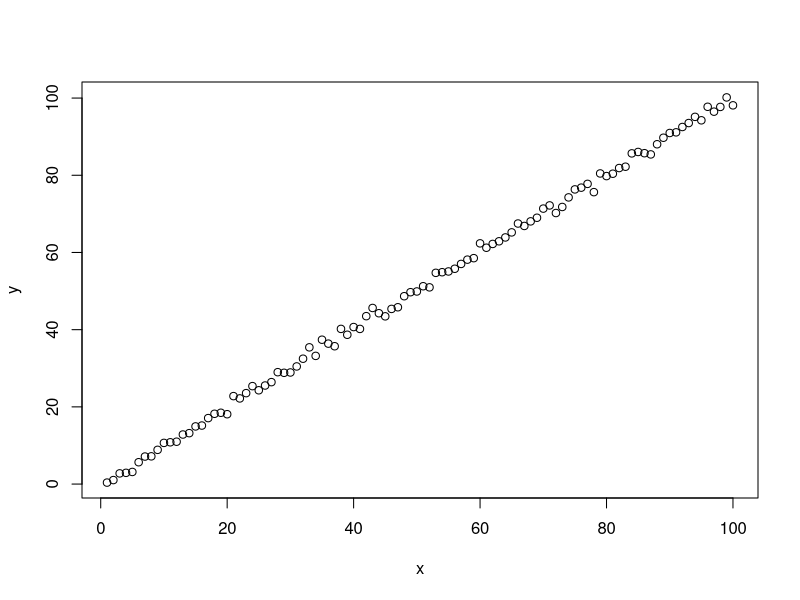
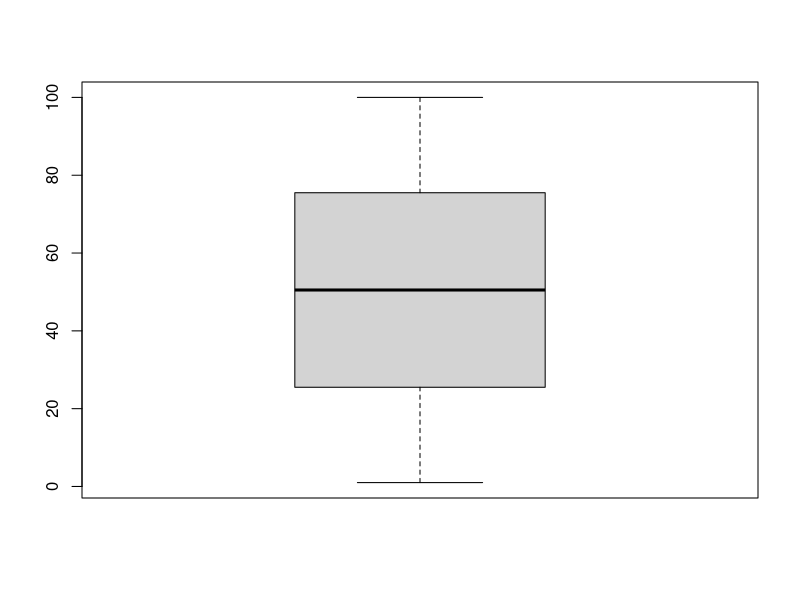
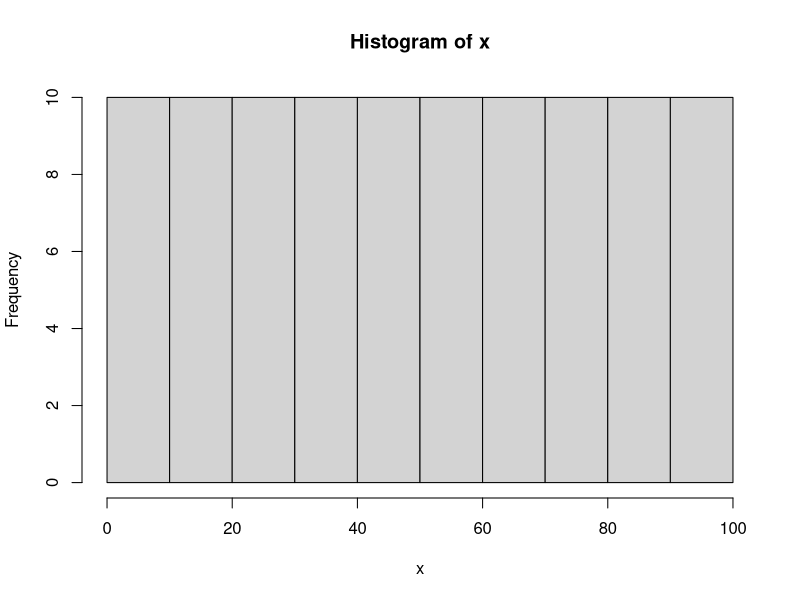
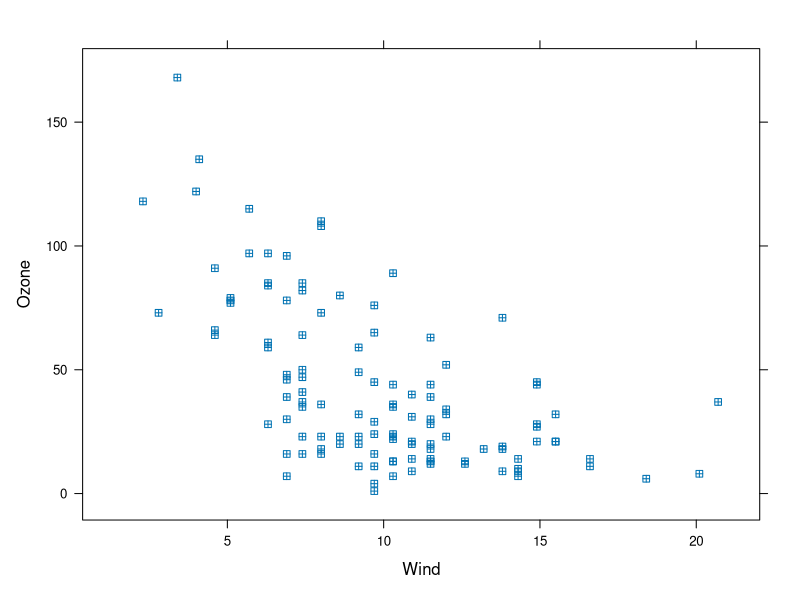
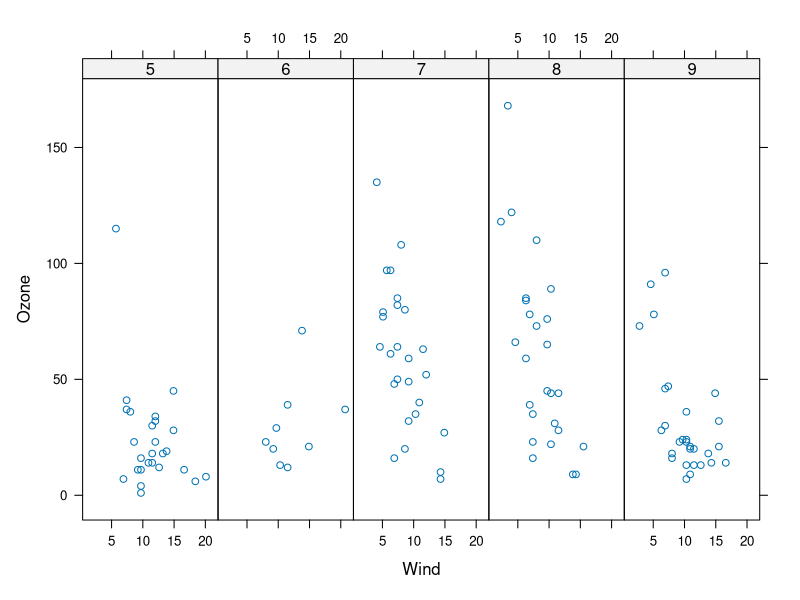
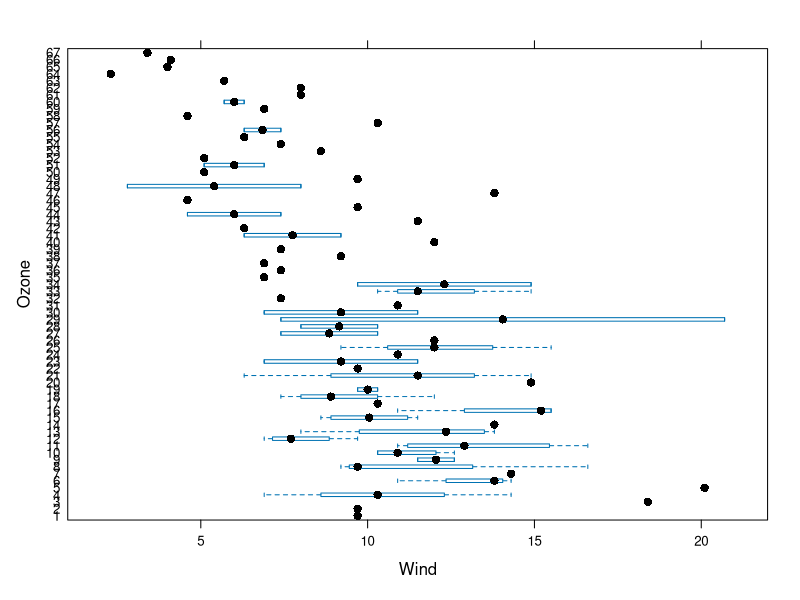
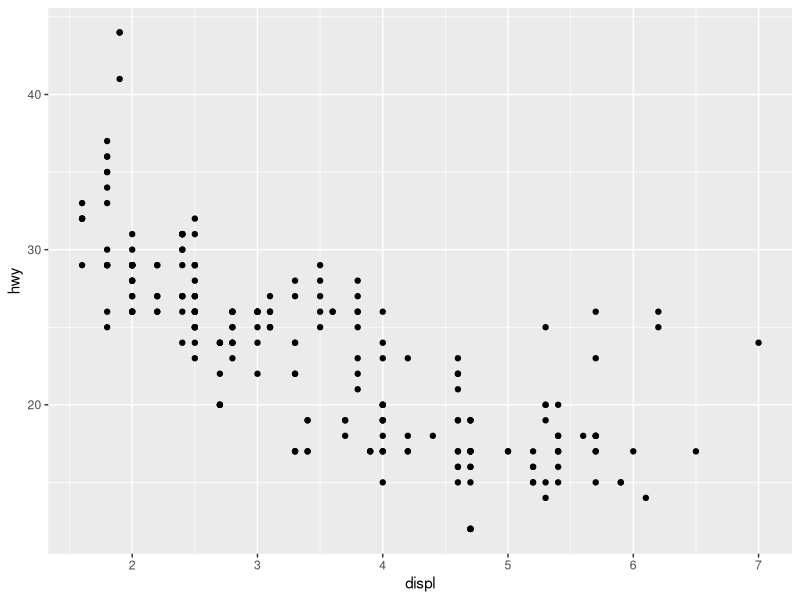
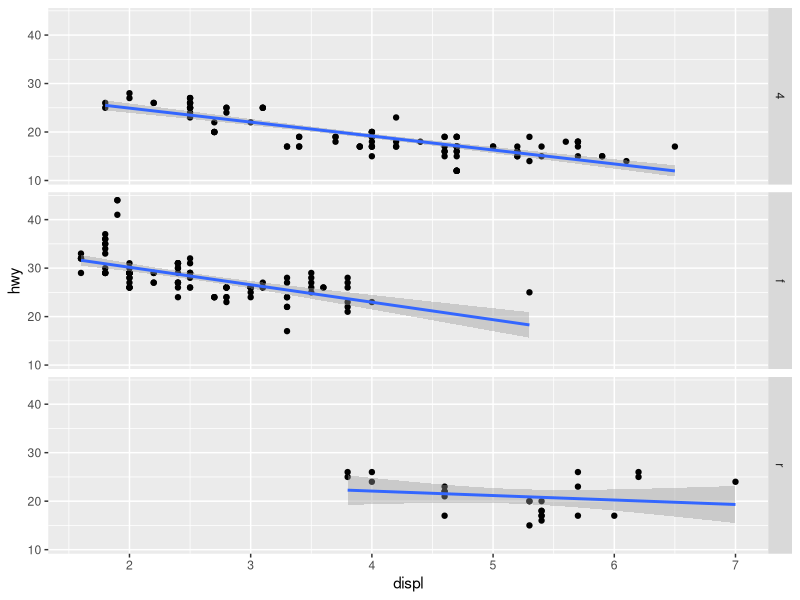

The R script that drew these images, in order:
## @knitr base_loads
x<-1:100
y<-x+rnorm(100)

## @knitr base_plot
plot(x,y)

## @knitr base_box
boxplot(x)

## @knitr base_hist
hist(x)

## @knitr lat_loads
library(lattice)
library(datasets)

## @knitr lat_xyplot
xyplot(Ozone ~ Wind, data = airquality, pch = 12) # options from base, see ?par and ?points
xyplot(Ozone ~ Wind | as.factor(Month), data = airquality, layout = c(5,1))

## @knitr lat_bw
bwplot(Ozone ~ Wind, data= airquality)

## @knitr ggp_loads
library(ggplot2)

## @knitr ggp_qplot
qplot(displ, hwy, data = mpg)
qplot(displ, hwy, data = mpg, facets = drv ~ .) + geom_smooth(method="lm")
qplot(y=hwy, data = mpg, color=drv)
qplot(drv, hwy, data = mpg, geom = "boxplot", color=manufacturer)
qplot(hwy, data = mpg, fill = drv, geom = "density")

## @knitr ggp_geom_point
g <- ggplot(mpg, aes(cyl, cty))
g + geom_point()